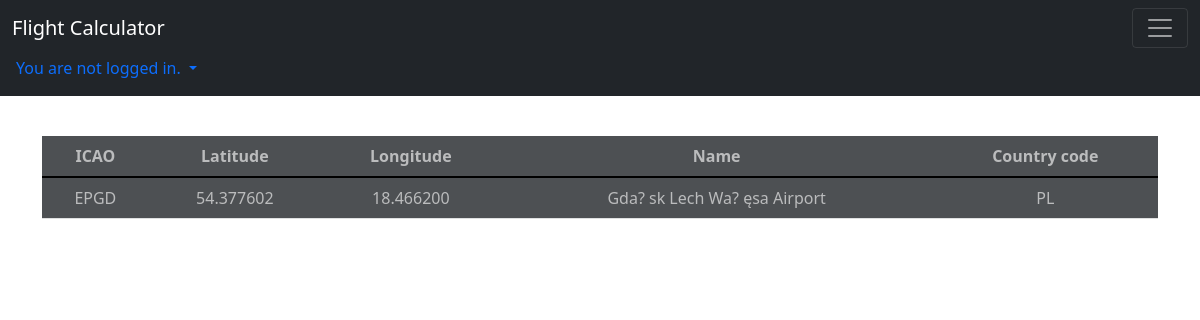
The page /viewer/airports/488/map on the database its author committed.
### viewer/models.py (models this page shows)
class Airport(models.Model):
    ICAO = models.CharField(max_length=4)
    name = models.CharField(max_length=100)
    lat = models.DecimalField(max_digits=8, decimal_places=6)
    lon = models.DecimalField(max_digits=9, decimal_places=6)
    iso_country = models.CharField(max_length=2)
    def __str__(self):
        return f"{self.ICAO} - {self.name}"

### viewer/views.py (the view)
# urls.py: path('airports/<int:pk>/map', AirportDetailView.as_view(), name="airport_map"),
class AirportDetailView(DetailView):
    template_name = "point_map.html"
    model = Airport
    def get_context_data(self, **kwargs):
        context = super(AirportDetailView, self).get_context_data(**kwargs)
        context.update({
            'map': point_map_view(context)
        })
        return context

### viewer/functions.py (called while the page is built)
def point_map_view(context):
    lat = context.get('object').lat
    lon = context.get('object').lon
    m = folium.Map(
            width='100%', height=500, location=(lat, lon), zoom_start=10
        )
    folium.Marker(
        [lat, lon],
        popup=f'{context["object"]}',
        icon=folium.Icon(color="grey"),
    ).add_to(m)
    m = m._repr_html_()
    return m

### viewer/templates/point_map.html (shortened to what this page needs)
{% extends "base.html" %}
{% block content %}
<table class="table table-light table-hover"  style="margin-top: 40px;">
  <thead class="thead-light">
    <tr>
      {% if object.ICAO %}
      <th scope="col">ICAO</th>
      {% else %}
      <th scope="col">Name</th>
      {% endif %}
      <th scope="col">Latitude</th>
      <th scope="col">Longitude</th>
      <th scope="col">Name</th>
      {% if object.iso_country %}
      <th scope="col">Country code</th>
      {% endif %}
    </tr>
  </thead>
  <tbody>
    <tr>
      {% if object.ICAO %}
      <td>{{ object.ICAO}}</td>
      {% else %}
      <td>{{ object.name}}</td>
      {% endif %}
      <td>{{ object.lat }}</td>
      <td>{{ object.lon }}</td>
      <td>{{ object.name }}</td>
      {% if object.iso_country %}
      <td>{{ object.iso_country }}</td>
      {% endif %}
    </tr>
  </tbody>
</table>
{% endblock %}

### rows shown on the page
Airport: ICAO "EPGD", lat "54.377602", lon "18.466200", name "Gda? sk Lech Wa? ęsa Airport", iso_country "PL"
